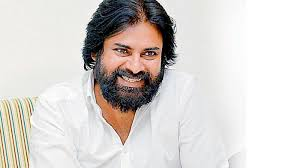
#> input picture testface.jpg, 300 x 168 px, found by its file name
$ jupyter execute --allow-errors 'Face recognition.ipynb'
#> lines starting #> are read from the running program, lines starting #| are printed output that depends on the picture; after the words box and inside, x2 and y2 are one past the last pixel; in counts of white or black regions, pixels touching at a corner belong together
# Face & Eye Detection using HAAR Cascade Classifiers

## Introduction :

#> (a cell that did not finish here is left out)

#> (a cell that did not finish here is left out)

#> (a cell that did not finish here is left out)

### Importing the packages

[cell 4]
#Importing the packages

import numpy as np
import cv2

### Importing the classifier file

[cell 5]
# We point OpenCV's CascadeClassifier function to where our classifier (XML file format) is stored.
# Uploading the classifier file.
face_classifier = cv2.CascadeClassifier('C:\\Users\\Home\\Documents\\New folder\\ML-DL-NLP-Tableau\\OpenCV\\haarcascades\\haarcascade_frontalface_alt2.xml')

###  Importing the sample test image

[cell 6]
# Uploading our sample image.
image = cv2.imread('C:\\Users\\Home\\Documents\\New folder\\ML-DL-NLP-Tableau\\OpenCV\\testface.jpg')
#> image is the input picture: shape (168, 300, 3); mean B, G, R 207.3, 210.5, 215.2

[cell 7]
# Now converting our sample image to grayscale.
# We are converting RGB image to grayscale so as to reduce the complexity of code and image processing as the gray scale images are much easier to process as compared to colored images.
# It is also important for learning image processing
# As it's better to understand grayscale processing first and understand how it applies to multichannel processing rather than starting with full color imaging and missing all the important insights that can be learned from single channel processing.

gray = cv2.cvtColor(image, cv2.COLOR_BGR2GRAY)
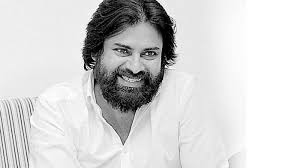
#> gray: shape (168, 300); min 0, max 255, mean 211.6

###  Developing face recognition algorithm

[cell 8]
# Our classifier returns the ROI (Region of Interest) of the detected face as a tuple.
# It stores the top left coordinate and the bottom right coordiantes

# ROI or Region of Interest is dividing or partitioning a facial image into different regions so as to increase the overall accuracy

faces = face_classifier.detectMultiScale(gray, 1.3, 5)
#> faces = [[100, 24, 71, 71]]

# When no faces detected, face_classifier returns and empty tuple
if faces is ():
    print("No faces found")

# We iterate through our faces array and draw a rectangle
# over each face in faces
for (x,y,w,h) in faces:
    cv2.rectangle(image, (x,y), (x+w,y+h), (127,0,255), 2)
    cv2.imshow('Face Detection', image)
    cv2.waitKey(0)
#> this loop made 1 pass
#> pass 1, `cv2.imshow('Face Detection', image)`:
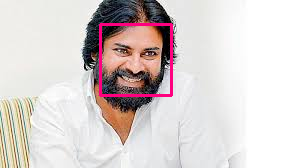
#> window 'Face Detection': shape (168, 300, 3); mean B, G, R 208, 209.1, 217.9

cv2.destroyAllWindows()

# Here I have not given any specific command to destrot the popup window.
# We can destroy or close the window either by pressing Enter key or Esc key or any key.

# Let's combine face and eye detection

###  Importing the classifier file

[cell 9]
# We point OpenCV's CascadeClassifier function to where our classifier (XML file format) is stored
# Uploading the classifier file.
# In this we use two classifier files, one for facial recognition and the other for eye recognition.

face_classifier = cv2.CascadeClassifier('C:\\Users\\Home\\Documents\\New folder\\ML-DL-NLP-Tableau\\OpenCV\\haarcascades\\haarcascade_frontalface_alt2.xml')
eye_classifier = cv2.CascadeClassifier('C:\\Users\\Home\\Documents\\New folder\\ML-DL-NLP-Tableau\\OpenCV\\haarcascades\\haarcascade_eye.xml')

###  Importing the sample image and converting it to gray scale

[cell 10]
# Again Uploading our sample image and converting our sample image to grayscale.
# We are converting RGB image to grayscale so as to reduce the complexity of code and image processing as the gray scale images are much easier to process as compared to colored images.

img = cv2.imread('C:\\Users\\Home\\Documents\\New folder\\ML-DL-NLP-Tableau\\OpenCV\\testface.jpg')
gray = cv2.cvtColor(img, cv2.COLOR_BGR2GRAY)

### Developing face & eye recognition algorithm

[cell 11]
# Our classifier returns the ROI (Region of Interest) of the detected face as a tuple.
# It stores the top left coordinate and the bottom right coordiantes

# ROI or Region of Interest is dividing or partitioning a facial image into different regions so as to increase the overall accuracy

faces = face_classifier.detectMultiScale(gray, 1.2, 4)
#> faces = [[98, 22, 77, 77]]

# When no faces detected, face_classifier returns and empty tuple
if faces is ():
    print("No Face Found")


# We iterate through our faces array and draw a rectangle
# over each face in faces
for (x,y,w,h) in faces:
    cv2.rectangle(img,(x,y),(x+w,y+h),(127,0,255),2)
    #cv2.imshow('img',img)
    #cv2.waitKey(0)
    roi_gray = gray[y:y+h, x:x+w]
    roi_color = img[y:y+h, x:x+w]  # Also converting eye color into gray scale as it is easier to process
    eyes = eye_classifier.detectMultiScale(roi_gray)
    for (ex,ey,ew,eh) in eyes:
        cv2.rectangle(roi_color,(ex,ey),(ex+ew,ey+eh),(255,255,0),2)  # Now we iterate through eye array and draw a rectangle
        cv2.imshow('img',img)
        cv2.waitKey(0)
#> this loop made 1 pass
#> (x, y, w, h, eyes) on pass 1: (98, 22, 77, 77, [[12, 16, 24, 24], [38, 20, 24, 24]])
#> pass 1, `roi_gray = gray[y:y+h, x:x+w]`:
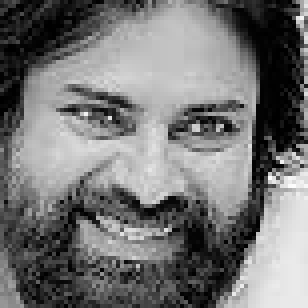
#> roi_gray: shape (77, 77) (shown 4 times larger); min 0, max 254, mean 117
#> pass 1, `roi_color = img[y:y+h, x:x+w]`:
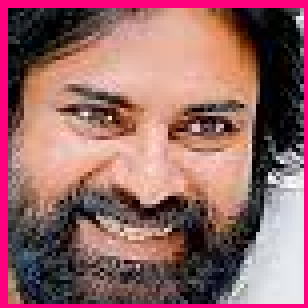
#> roi_color: shape (77, 77, 3) (shown 4 times larger); mean B, G, R 104, 102.8, 149.8
#> pass 1, `cv2.imshow('img',img)`:
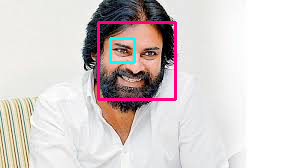
#> window 'img': shape (168, 300, 3); mean B, G, R 208.3, 209, 216.5
#> pass 1, `cv2.imshow('img',img)`:
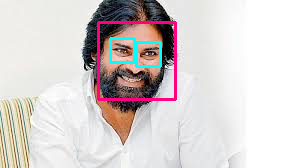
#> window 'img': shape (168, 300, 3); mean B, G, R 208.8, 209.5, 215.4
#> after the loop:
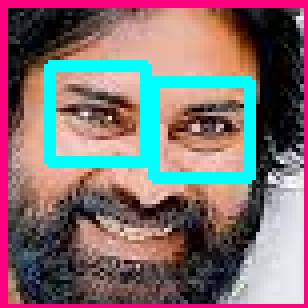
#> roi_color: shape (77, 77, 3) (shown 4 times larger); 9.23% of pixels changed, all inside (x1, y1, x2, y2) = (11, 15, 64, 46)

cv2.destroyAllWindows()

# Here I have not given any specific command to destrot the popup window.
# We can destroy or close the window either by pressing Enter key or Esc key or any key.

#Disclaimer :-
#If for some reason only one eye is being detected, press C key once. This will detect both the eyes.
